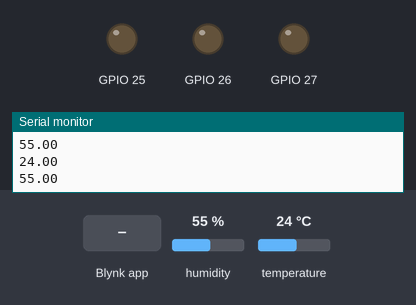
Recording of a sketch running on a simulated ESP32. Shown: output pins drawn as LEDs (lit = HIGH), the last lines printed to the serial monitor. The inputs (shaded band) are chosen by the test bench; at power-on: humidity 55 %, temperature 24 °C. WiFi joins after 1.5 s; servers stay silent unless stated.

Above: at 5.0 s.
5.1 s: Blynk app writes 1 to V1
At 5.5 s:
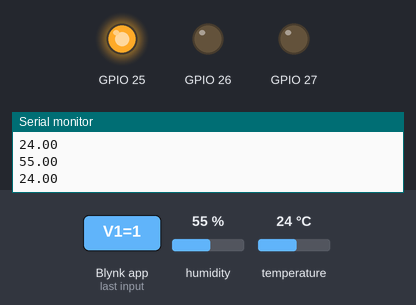
6.6 s: Blynk app writes 1 to V2
At 7.8 s:
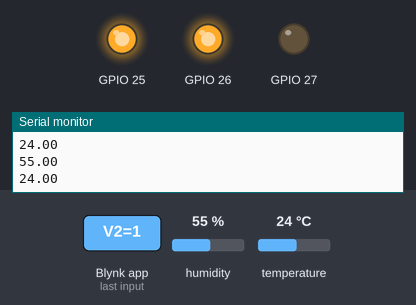
8.1 s: Blynk app writes 0 to V1
At 9.1 s:
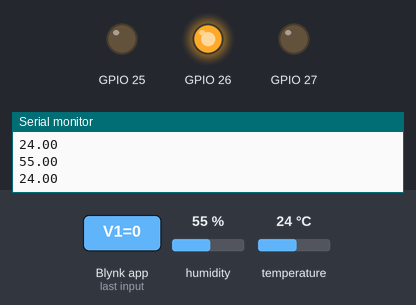
9.6 s: Blynk app writes 1 to V3
At 10.3 s:
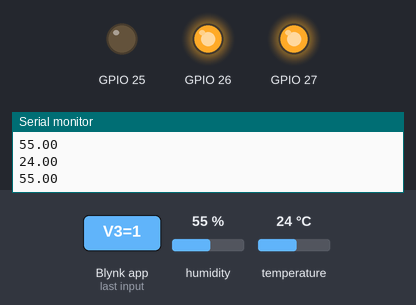
11.1 s: Blynk app writes 200 to V1
At 11.5 s:
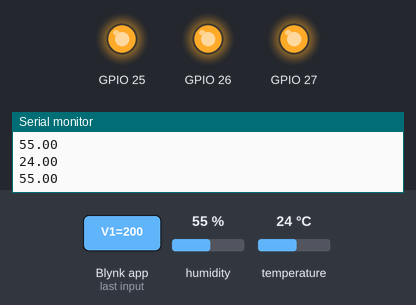
12.6 s: Blynk app writes 0 to V2
At 13.8 s:
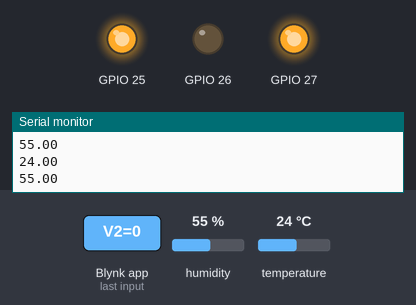
Timing chart, 0 to 15.1 s (numbered marks = the images above; inputs shaded):
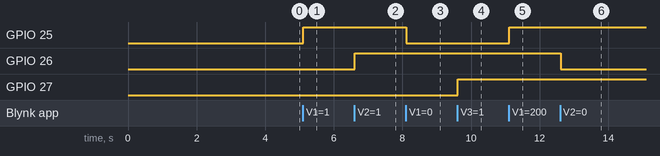

The sketch:

Home_automation_with_ESP32.ino
```cpp
 #define BLYNK_PRINT Serial
#include <WiFi.h>
#include <BlynkSimpleEsp32.h>
#include "DHT.h"


char auth[] = "b6chf97tYrCfbhAUin_EFXyK4ZV9gmi6";
char ssid[] = "realme 6 Pro";
char pass[] = "hellopumpkin";
//<---------DHT SENSOR SECTION------------------->
#define DHTPIN 2
#define DHTTYPE DHT11
DHT dht(DHTPIN,DHTTYPE);
float h, t;
void DhtSensor() {
  t = dht.readTemperature();
  h = dht.readHumidity();
  Blynk.virtualWrite(V4, h);
  Blynk.virtualWrite(V5, t);
}
BlynkTimer timer;

//<-------dht sensor part upto above-------------->


//<-------RELAY SWITCHES---------->
BLYNK_WRITE(V1) {
  digitalWrite(25, param.asInt());
}
BLYNK_WRITE(V2) {
  digitalWrite(26, param.asInt());
}
BLYNK_WRITE(V3) {
  digitalWrite(27, param.asInt());
}
//<---------------UPTO THIS---------->

void setup() {
  Serial.begin(9600);
//<---------relay switches types------------>
  pinMode(25, OUTPUT);
  pinMode(26, OUTPUT);
  pinMode(27, OUTPUT);
//<---------upto above---------------------->
  Blynk.begin(auth, ssid, pass, "blynk.cloud", 80);
   delay(2000);
  timer.setInterval(1000L, DhtSensor);
  dht.begin();
}

void loop() {
  //Run the Blynk library
  Blynk.run();
  timer.run();
  Serial.println(t);
  Serial.println(h);
}
```

Measured:
- after the input at 5.1 s, GPIO 25: LOW → HIGH at once
- after the input at 6.6 s, GPIO 26: LOW → HIGH at once
- after the input at 8.1 s, GPIO 25: HIGH → LOW at once
- after the input at 9.6 s, GPIO 27: LOW → HIGH at once
- after the input at 11.1 s, GPIO 25: LOW → HIGH at once
- after the input at 12.6 s, GPIO 26: HIGH → LOW at once
